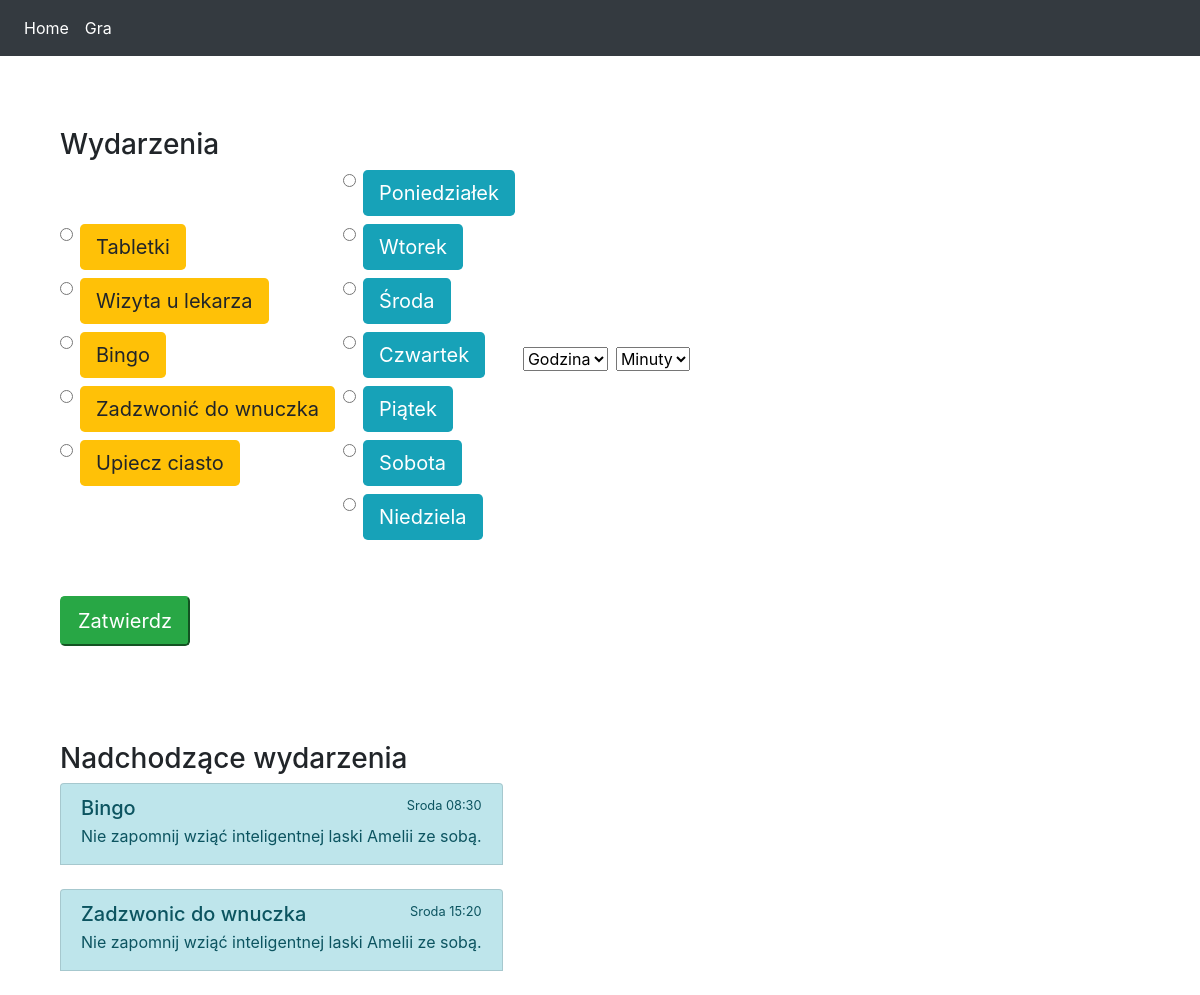
The page / on the database its author committed.
### hmi/models.py (models this page shows)
class Appointment(models.Model):
    name = models.CharField(max_length = CHAR_FIELD_LEN)
    day = models.CharField(max_length = CHAR_FIELD_LEN)
    time = models.CharField(max_length=CHAR_FIELD_LEN)

### hmi/views.py (the view, shortened to what this page needs)
# urls.py: path('', views.home, name='home'),
def home(request):
    format = "%H:%M"
    appointments = Appointment.objects.all()
    appointments_sorted = sorted(appointments, key=lambda elem: time.strptime(elem.time, format))
    today = datetime.datetime.today()
    week_day = today.weekday()
    days_sorted = DAYS[week_day:] + DAYS[:week_day]
    appointments_sorted_final = []
    for day in days_sorted:
        for elem in appointments_sorted:
            if elem.day == day:
                appointments_sorted_final.append(elem)
    return render(request, 'hmi/home.html', {'wydarzenia': appointments_sorted_final[:5]})

### hmi/templates/hmi/home.html (shortened to what this page needs)
{% extends "hmi/base.html" %}
{% load crispy_forms_tags %}
{% block content %}
<br>
<div class="container">
  <form method="post">
      <br>
      <br>
      <h3>Wydarzenia</h3>
        <div class="btn-toolbar" role="toolbar" aria-label="Toolbar with button groups">
          <div class="btn-group mr-2" role="group" aria-label="Dzień tygodnia">
              <div class="btn-group-vertical">
                  <div class="form-check">
                    <input type="radio" class="form-check-input" value="Tabletki" name="aktywnosc" id="tabletki">
                    <label class="btn-lg btn-warning" for="tabletki">Tabletki</label>
                  </div>
                  <div class="form-check">
                    <input type="radio" class="form-check-input" value="Lekarz"  name="aktywnosc" id="lekarz">
                    <label class="btn-lg btn-warning" for="lekarz" >Wizyta u lekarza</label>
                  </div>
                  <div class="form-check">
                    <input type="radio" class="form-check-input" value="Bingo"  name="aktywnosc" id="bingo">
                    <label class="btn-lg btn-warning" for="bingo">Bingo</label>
                  </div>
                  <div class="form-check">
                    <input type="radio" class="form-check-input" value="Zadzwonic do wnuczka"  name="aktywnosc" id="zadzwonic">
                    <label class="btn-lg btn-warning" for="zadzwonic">Zadzwonić do wnuczka</label>
                  </div>
                  <div class="form-check">
                    <input type="radio" class="form-check-input" value="Upiecz ciasto"  name="aktywnosc" id="ciasto">
                    <label class="btn-lg btn-warning" for="ciasto">Upiecz ciasto</label>
                  </div>
              </div>
           </div>
          <div class="btn-group mr-2" role="group" aria-label="Second group">
              <div class="btn-group-vertical">
                  <div class="form-check">
                    <input type="radio" class="form-check-input" value="Poniedzialek" name="dzien" id="pon">
                    <label class="btn-lg btn-info" for="pon">Poniedziałek</label>
                  </div>
                  <div class="form-check">
                    <input type="radio" class="form-check-input" value="Wtorek"  name="dzien" id="wt">
                    <label class="btn-lg btn-info" for="wt">Wtorek</label>
                  </div>
                  <div class="form-check">
                    <input type="radio" class="form-check-input" value="Sroda"  name="dzien" id="sr">
                    <label class="btn-lg btn-info" for="sr">Środa</label>
                  </div>
                  <div class="form-check">
                    <input type="radio" class="form-check-input" value="Czwartek"  name="dzien" id="czw">
                    <label class="btn-lg btn-info" for="czw">Czwartek</label>
                  </div>
                  <div class="form-check">
                    <input type="radio" class="form-check-input" value="Piatek"  name="dzien" id="pt">
                    <label class="btn-lg btn-info" for="pt">Piątek</label>
                  </div>
                  <div class="form-check">
                    <input type="radio" class="form-check-input" value="Sobota"  name="dzien" id="sb">
                    <label class="btn-lg btn-info" for="sb">Sobota</label>
                  </div>
                  <div class="form-check">
                    <input type="radio" class="form-check-input" value="Niedziela"  name="dzien" id="nd">
                    <label class="btn-lg btn-info" for="nd">Niedziela</label>
                  </div>
                </div>
            </div>
              <div class="btn-group mr-2" role="group" aria-label="Third group">
                      <div class="btn-group-vertical">
                            <select class="form-select" aria-label="Default select example" name="godzina">
                              <option selected>Godzina</option>
                            </select>
                      </div>
              </div>
              <div class="btn-group mr-2" role="group" aria-label="minuty">
                      <div class="btn-group-vertical">
                            <select class="form-select input-lg" aria-label="Default select example" name="minuty">
                              <option selected>Minuty</option>
                            </select>
                      </div>
              </div>
            </div>
<br>
      <br>
              <button type="submit" class="btn-lg btn-success">Zatwierdz</button>
            </form>
            <br>
            <br>
    <br>
    <br>
        <h3>Nadchodzące wydarzenia</h3>
            <div class="btn-group mr-2" role="group" aria-label="kalendarz">
                <br>
                <br>
                {% for wyd in wydarzenia %}
                <div class="list-group">
                  <a href="#" class="list-group-item list-group-item-action flex-column align-items-start list-group-item-info">
                    <div class="d-flex w-100 justify-content-between">
                      <h5 class="mb-1">{{ wyd.name }}</h5>
                      <small>{{  wyd.day }} {{ wyd.time}}</small>
                    </div>
                    <p class="mb-1">Nie zapomnij wziąć inteligentnej laski Amelii ze sobą.</p>
                  </a>
                    <br>
                  {% endfor %}
                </div>
                </div>
    <br>
    <br>
</div>
{% endblock %}

### rows shown on the page
Appointment: name "Bingo", day "Sroda", time "08:30"
Appointment: name "Zadzwonic do wnuczka", day "Sroda", time "15:20"
